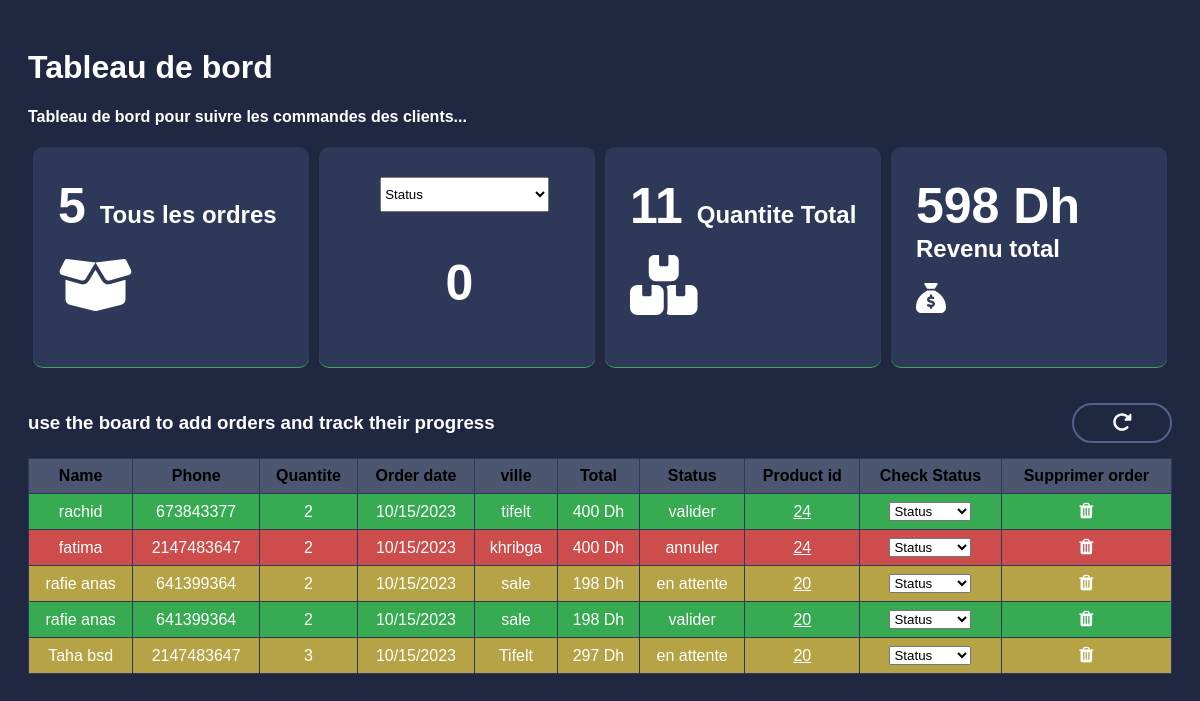
Page /admin/orders.php (signed in) on the committed database.
### tables this page shows
CREATE TABLE `orders` (
  `Name` varchar(300) NOT NULL,
  `phone` int(11) NOT NULL,
  `Quantite` varchar(50) DEFAULT NULL,
  `Order_date` varchar(15) DEFAULT NULL,
  `ville` varchar(200) DEFAULT NULL,
  `Total` int(11) NOT NULL,
  `Status` varchar(50) NOT NULL,
  `product_id` int(11) DEFAULT NULL,
  `order_id` int(11) DEFAULT NULL
);

### admin/orders.php (the view, shortened to what this page needs)
<?php
require "../src/cnx/index.php";
$cnx = new PDO("mysql:host=$host;dbname=$dbname", $username, $password);
$req_get_orders = "SELECT `product_id`, `Name`, `phone`, `Quantite`, `Order_date`, `ville`, `Total`, `Status`, `order_id` FROM `orders`;";
$get_orders = $cnx->query($req_get_orders);
?>
<!DOCTYPE html>
<html lang="en">
<head>
    <link rel="stylesheet" href="https://cdnjs.cloudflare.com/ajax/libs/font-awesome/4.7.0/css/font-awesome.min.css">
</head>
<body bgcolor="#202841" style="font-family : arial; padding : 20px;">
    <h1 style="color : white; cursor : default">Tableau de bord</h1>
    <h4 style="color : white; cursor : default">Tableau de bord pour suivre les commandes des clients...</h4>
    <section class="dashboard_orders">
        <?php
        $result = $cnx->query("SELECT COUNT(*) FROM orders");
        $count = $result->fetchColumn();
        ?>
        <div>
            <h1><span>
                    <?php echo $count; ?>
                </span> Tous les ordres</h1>
        </div>
        <div class="div_select">
            <h1>
                <form method="get">
                    <select name="check_status" style="width : 70%;height:35px;display:block;margin : auto;"
                        onchange="this.form.submit()">
                        <option>Status</option>
                    </select>
                </form>
            </h1>
            <h1 style="text-align : center;margin-right : 10px;font-size:50px;">
                <?php
                if (isset($_REQUEST['check_status'])) {
                    $check_status = $_REQUEST['check_status'];
                    $stmt = $cnx->prepare("SELECT COUNT(*) FROM orders WHERE Status = :check_status");
                    $stmt->bindParam(':check_status', $check_status);
                    $stmt->execute();
                    $get_check_status_orders = $stmt->fetchColumn();
                    echo $get_check_status_orders;
                } else {
                    echo '0';
                }
                ?>
            </h1>
        </div>
        <div>
            <h1><span>
                    <?php
                    $Quantite_totale = $cnx->query("SELECT SUM(Quantite) AS Quantite FROM orders");
                    $check_Quantite = $Quantite_totale->fetch();
                    $totalQuantite = $check_Quantite['Quantite'];
                    echo $totalQuantite;
                    ?>
                </span> Quantite Total</h1>
        </div>
        <div>
            <h1><span>
                    <?php
                    $Revenu_totale = $cnx->query("SELECT SUM(Total) AS Total FROM orders WHERE Status = 'valider';");
                    $check_Revenu = $Revenu_totale->fetch();
                    $totalRevenu = $check_Revenu['Total'];
                    echo $totalRevenu . " Dh";
                    ?>
                </span> Revenu total</h1>
        </div>
    </section>
    <div class="table_title">
        <h3>use the board to add orders and track their progress</h3>
        <div>
            <button onclick="parent.location = './'"></button>
        </div>
    </div>
    <article>
        <table>
            <tr>
                <th>Name</th>
                <th>Phone</th>
                <th>Quantite</th>
                <th>Order date</th>
                <th>ville</th>
                <th>Total</th>
                <th>Status</th>
                <th>Product id</th>
                <th>Check Status</th>
                <th>Supprimer order</th>
            </tr>
            <?php
            foreach ($get_orders as $order) {
                $product_id = $order['product_id'];
                $Name = $order['Name'];
                $phone = $order['phone'];
                $Quantite = $order['Quantite'];
                $Order_date = $order['Order_date'];
                $ville = $order['ville'];
                $Total = $order['Total'];
                $order_id = $order['order_id'];
                $Status = $order['Status'];
                echo "<tr class='$Status'>
            <td>$Name</td>
            <td>$phone</td>
            <td>$Quantite</td>
            <td>$Order_date</td>
            <td>$ville</td>
            <td>$Total Dh</td>
            <td>$Status</td>
            <td><a style='color:white;' href='../buy_product/index.php?id=$product_id'>$product_id</a></td>
            <td>
                <form method='get' action='./update_statue.php'>
                    <select name='check' style='display:block; margin:auto;' onchange='this.form.submit();'>
                        <option>Status</option>
                        <option value='en attente'>en attente</option>
                        <option value='valider'>valider</option>
                        <option value='annuler'>annuler</option>
                    </select>
                    <input type='hidden' name='order_id' value='$order_id'>
                </form>
            </td>
            <td><a style='color:white;' href='./delete_order.php?order_id=$order_id'><i class='fa fa-trash' style='font-size : 18px;cursor:pointer;'></i></a></td>
            </tr>";
            }
            ?>
        </table>
    </article>
</body>
</html>

### admin/orders.php (style rules this page uses)
svg { fill: #ffffff }
.dashboard_orders { width: 100%; display: flex; align-items: center; }
.valider { background-color: #37AB51; }
.annuler { background-color: #CD4C4C; }
.attente { background-color: #b6a345; }
.dashboard_orders div { width: calc(100% / 4); height: 200px; background-color: #2E3858; margin-right: 5px; margin-left: 5px; border-radius: 10px; border-bottom: 1px solid #37AB51; padding: 10px; padding-left: 25px; }
.dashboard_orders div h1 { color: white; cursor: default; }
.dashboard_orders div h1 span { font-size: 50px; }
.dashboard_orders div svg { color: white; font-size: 30px; }
.table_title { width: 100%; display: flex; align-items: center; color: white; height: 50px; margin-top: 30px; cursor: default; justify-content: space-between; }
.table_title button { width: 100px; height: 40px; background-color: #202841; border: 2px solid #53608B; border-radius: 20px; cursor: pointer; }
table { font-family: arial, sans-serif; border-collapse: collapse; width: 100%; margin-top: 10px; }
td, th { border: 1px solid #2E3858; text-align: center; padding: 8px; }
td { color: white; }
th { background-color: #4D5671; }

### rows in the picture
orders: Name "rachid", phone "673843377", Quantite "2", Order_date "10/15/2023", ville "tifelt", Total "400", Status "valider", product "24"
orders: Name "fatima", phone "2147483647", Quantite "2", Order_date "10/15/2023", ville "khribga", Total "400", Status "annuler", product "24"
orders: Name "rafie anas", phone "641399364", Quantite "2", Order_date "10/15/2023", ville "sale", Total "198", Status "en attente", product "20"
orders: Name "rafie anas", phone "641399364", Quantite "2", Order_date "10/15/2023", ville "sale", Total "198", Status "valider", product "20"
orders: Name "Taha bsd", phone "2147483647", Quantite "3", Order_date "10/15/2023", ville "Tifelt", Total "297", Status "en attente", product "20"

### other values in the picture
$count "5"
$totalQuantite "11"
$totalRevenu "598"
